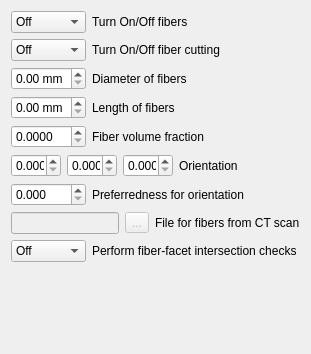
        <widget class="QWidget" name="Page2_cylinder">
         <property name="enabled">
          <bool>true</bool>
         </property>
         <layout class="QGridLayout" name="gridLayout_3">
          <item row="0" column="0">
           <layout class="QHBoxLayout" name="horizontalLayout_3">
            <item>
             <widget class="QComboBox" name="fiberToggle">
              <property name="sizePolicy">
               <sizepolicy hsizetype="Fixed" vsizetype="Fixed">
                <horstretch>0</horstretch>
                <verstretch>0</verstretch>
               </sizepolicy>
              </property>
              <property name="minimumSize">
               <size>
                <width>75</width>
                <height>0</height>
               </size>
              </property>
              <property name="maximumSize">
               <size>
                <width>75</width>
                <height>16777215</height>
               </size>
              </property>
              <item>
               <property name="text">
                <string>Off</string>
               </property>
              </item>
              <item>
               <property name="text">
                <string>On</string>
               </property>
              </item>
             </widget>
            </item>
            <item>
             <widget class="QLabel" name="textLabel2_3">
              <property name="enabled">
               <bool>true</bool>
              </property>
              <property name="text">
               <string>Turn On/Off fibers</string>
              </property>
             </widget>
            </item>
           </layout>
          </item>
          <item row="1" column="0">
           <layout class="QHBoxLayout" name="horizontalLayout_4">
            <item>
             <widget class="QComboBox" name="fiberCutting">
              <property name="enabled">
               <bool>true</bool>
              </property>
              <property name="sizePolicy">
               <sizepolicy hsizetype="Fixed" vsizetype="Fixed">
                <horstretch>0</horstretch>
                <verstretch>0</verstretch>
               </sizepolicy>
              </property>
              <property name="minimumSize">
               <size>
                <width>75</width>
                <height>0</height>
               </size>
              </property>
              <property name="maximumSize">
               <size>
                <width>75</width>
                <height>16777215</height>
               </size>
              </property>
              <item>
               <property name="text">
                <string>Off</string>
               </property>
              </item>
              <item>
               <property name="text">
                <string>On</string>
               </property>
              </item>
             </widget>
            </item>
            <item>
             <widget class="QLabel" name="textLabel2_5">
              <property name="text">
               <string>Turn On/Off fiber cutting</string>
              </property>
             </widget>
            </item>
           </layout>
          </item>
          <item row="2" column="0">
           <layout class="QHBoxLayout" name="horizontalLayout_5">
            <item>
             <widget class="QDoubleSpinBox" name="fiberDiameter">
              <property name="sizePolicy">
               <sizepolicy hsizetype="Fixed" vsizetype="Fixed">
                <horstretch>0</horstretch>
                <verstretch>0</verstretch>
               </sizepolicy>
              </property>
              <property name="minimumSize">
               <size>
                <width>75</width>
                <height>20</height>
               </size>
              </property>
              <property name="maximumSize">
               <size>
                <width>75</width>
                <height>16777215</height>
               </size>
              </property>
              <property name="suffix">
               <string> mm</string>
              </property>
              <property name="maximum">
               <double>999999.000000000000000</double>
              </property>
             </widget>
            </item>
            <item>
             <widget class="QLabel" name="textLabel2_4">
              <property name="text">
               <string>Diameter of fibers</string>
              </property>
             </widget>
            </item>
           </layout>
          </item>
          <item row="3" column="0">
           <layout class="QHBoxLayout" name="horizontalLayout_6">
            <item>
             <widget class="QDoubleSpinBox" name="fiberLength">
              <property name="sizePolicy">
               <sizepolicy hsizetype="Fixed" vsizetype="Fixed">
                <horstretch>0</horstretch>
                <verstretch>0</verstretch>
               </sizepolicy>
              </property>
              <property name="minimumSize">
               <size>
                <width>75</width>
                <height>20</height>
               </size>
              </property>
              <property name="maximumSize">
               <size>
                <width>75</width>
                <height>16777215</height>
               </size>
              </property>
              <property name="suffix">
               <string> mm</string>
              </property>
              <property name="maximum">
               <double>999999.000000000000000</double>
              </property>
             </widget>
            </item>
            <item>
             <widget class="QLabel" name="textLabel2_6">
              <property name="text">
               <string>Length of fibers</string>
              </property>
             </widget>
            </item>
           </layout>
          </item>
          <item row="4" column="0">
           <layout class="QHBoxLayout" name="horizontalLayout_7">
            <item>
             <widget class="QDoubleSpinBox" name="fiberVol">
              <property name="sizePolicy">
               <sizepolicy hsizetype="Fixed" vsizetype="Fixed">
                <horstretch>0</horstretch>
                <verstretch>0</verstretch>
               </sizepolicy>
              </property>
              <property name="minimumSize">
               <size>
                <width>75</width>
                <height>20</height>
               </size>
              </property>
              <property name="maximumSize">
               <size>
                <width>75</width>
                <height>16777215</height>
               </size>
              </property>
              <property name="suffix">
               <string/>
              </property>
              <property name="decimals">
               <number>4</number>
              </property>
              <property name="maximum">
               <double>999999.000000000000000</double>
              </property>
             </widget>
            </item>
            <item>
             <widget class="QLabel" name="textLabel2_7">
              <property name="text">
               <string>Fiber volume fraction</string>
              </property>
             </widget>
            </item>
           </layout>
          </item>
          <item row="5" column="0">
           <layout class="QHBoxLayout" name="horizontalLayout_8">
            <item>
             <widget class="QDoubleSpinBox" name="fiberOrien1">
              <property name="sizePolicy">
               <sizepolicy hsizetype="Fixed" vsizetype="Fixed">
                <horstretch>0</horstretch>
                <verstretch>0</verstretch>
               </sizepolicy>
              </property>
              <property name="minimumSize">
               <size>
                <width>50</width>
                <height>20</height>
               </size>
              </property>
              <property name="maximumSize">
               <size>
                <width>50</width>
                <height>16777215</height>
               </size>
              </property>
              <property name="suffix">
               <string/>
              </property>
              <property name="decimals">
               <number>3</number>
              </property>
              <property name="maximum">
               <double>999999.000000000000000</double>
              </property>
             </widget>
            </item>
            <item>
             <widget class="QDoubleSpinBox" name="fiberOrien2">
              <property name="sizePolicy">
               <sizepolicy hsizetype="Fixed" vsizetype="Fixed">
                <horstretch>0</horstretch>
                <verstretch>0</verstretch>
               </sizepolicy>
              </property>
              <property name="minimumSize">
               <size>
                <width>50</width>
                <height>20</height>
               </size>
              </property>
              <property name="maximumSize">
               <size>
                <width>50</width>
                <height>16777215</height>
               </size>
              </property>
              <property name="suffix">
               <string/>
              </property>
              <property name="decimals">
               <number>3</number>
              </property>
              <property name="maximum">
               <double>999999.000000000000000</double>
              </property>
             </widget>
            </item>
            <item>
             <widget class="QDoubleSpinBox" name="fiberOrien3">
              <property name="sizePolicy">
               <sizepolicy hsizetype="Fixed" vsizetype="Fixed">
                <horstretch>0</horstretch>
                <verstretch>0</verstretch>
               </sizepolicy>
              </property>
              <property name="minimumSize">
               <size>
                <width>50</width>
                <height>20</height>
               </size>
              </property>
              <property name="maximumSize">
               <size>
                <width>50</width>
                <height>16777215</height>
               </size>
              </property>
              <property name="suffix">
               <string/>
              </property>
              <property name="decimals">
               <number>3</number>
              </property>
              <property name="maximum">
               <double>999999.000000000000000</double>
              </property>
             </widget>
            </item>
            <item>
             <widget class="QLabel" name="textLabel2_8">
              <property name="text">
               <string>Orientation</string>
              </property>
             </widget>
            </item>
           </layout>
          </item>
          <item row="6" column="0">
           <layout class="QHBoxLayout" name="horizontalLayout_9">
            <item>
             <widget class="QDoubleSpinBox" name="fiberPref">
              <property name="sizePolicy">
               <sizepolicy hsizetype="Fixed" vsizetype="Fixed">
                <horstretch>0</horstretch>
                <verstretch>0</verstretch>
               </sizepolicy>
              </property>
              <property name="minimumSize">
               <size>
                <width>75</width>
                <height>20</height>
               </size>
              </property>
              <property name="maximumSize">
               <size>
                <width>75</width>
                <height>16777215</height>
               </size>
              </property>
              <property name="suffix">
               <string/>
              </property>
              <property name="decimals">
               <number>3</number>
              </property>
              <property name="maximum">
               <double>1.000000000000000</double>
              </property>
             </widget>
            </item>
            <item>
             <widget class="QLabel" name="textLabel2_9">
              <property name="text">
               <string>Preferredness for orientation</string>
              </property>
             </widget>
            </item>
           </layout>
          </item>
          <item row="7" column="0">
           <layout class="QHBoxLayout" name="horizontalLayout_10">
            <item>
             <widget class="QLineEdit" name="fiberFile">
              <property name="enabled">
               <bool>false</bool>
              </property>
              <property name="readOnly">
               <bool>true</bool>
              </property>
             </widget>
            </item>
            <item>
             <widget class="QToolButton" name="readFileButton">
              <property name="enabled">
               <bool>false</bool>
              </property>
              <property name="text">
               <string notr="true">...</string>
              </property>
             </widget>
            </item>
            <item>
             <widget class="QLabel" name="textLabel2_10">
              <property name="text">
               <string>File for fibers from CT scan</string>
              </property>
             </widget>
            </item>
           </layout>
          </item>
          <item row="8" column="0">
           <layout class="QHBoxLayout" name="horizontalLayout_19">
            <item>
             <widget class="QComboBox" name="fiberIntersections">
              <property name="enabled">
               <bool>true</bool>
              </property>
              <property name="sizePolicy">
               <sizepolicy hsizetype="Fixed" vsizetype="Fixed">
                <horstretch>0</horstretch>
                <verstretch>0</verstretch>
               </sizepolicy>
              </property>
              <property name="minimumSize">
               <size>
                <width>75</width>
                <height>0</height>
               </size>
              </property>
              <property name="maximumSize">
               <size>
                <width>75</width>
                <height>16777215</height>
               </size>
              </property>
              <item>
               <property name="text">
                <string>Off</string>
               </property>
              </item>
              <item>
               <property name="text">
                <string>On</string>
               </property>
              </item>
             </widget>
            </item>
            <item>
             <widget class="QLabel" name="textLabel2_19">
              <property name="text">
               <string>Perform fiber-facet intersection checks</string>
              </property>
             </widget>
            </item>
           </layout>
          </item>
          <item row="9" column="0">
           <spacer>
            <property name="orientation">
             <enum>Qt::Vertical</enum>
            </property>
            <property name="sizeType">
             <enum>QSizePolicy::Expanding</enum>
            </property>
            <property name="sizeHint" stdset="0">
             <size>
              <width>31</width>
              <height>81</height>
             </size>
            </property>
           </spacer>
          </item>
         </layout>
        </widget>
